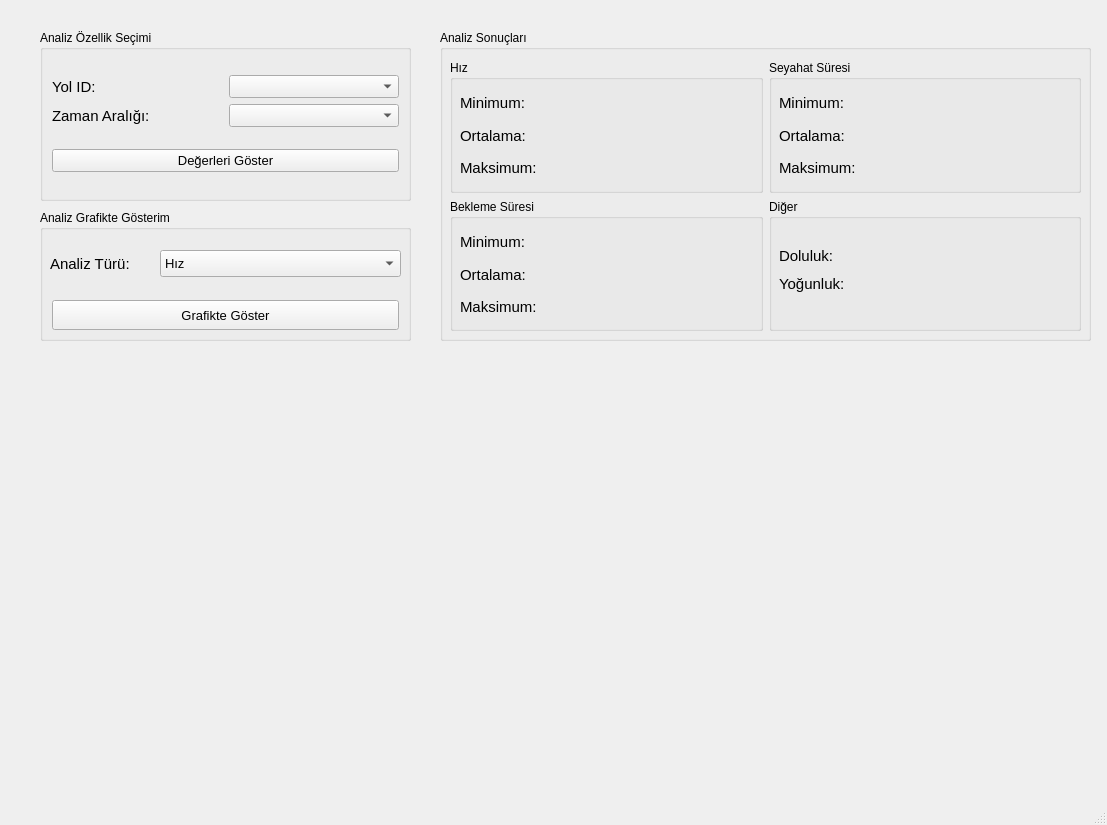
<?xml version="1.0" encoding="UTF-8"?>
<ui version="4.0">
 <class>MainWindow</class>
 <widget class="QMainWindow" name="MainWindow">
  <property name="geometry">
   <rect>
    <x>0</x>
    <y>0</y>
    <width>1107</width>
    <height>825</height>
   </rect>
  </property>
  <property name="sizePolicy">
   <sizepolicy hsizetype="Fixed" vsizetype="Fixed">
    <horstretch>0</horstretch>
    <verstretch>0</verstretch>
   </sizepolicy>
  </property>
  <property name="windowTitle">
   <string>Analiz Görselleştirme Programı</string>
  </property>
  <widget class="QWidget" name="centralwidget">
   <widget class="QGroupBox" name="groupBox">
    <property name="geometry">
     <rect>
      <x>40</x>
      <y>30</y>
      <width>371</width>
      <height>171</height>
     </rect>
    </property>
    <property name="sizePolicy">
     <sizepolicy hsizetype="Preferred" vsizetype="Preferred">
      <horstretch>0</horstretch>
      <verstretch>0</verstretch>
     </sizepolicy>
    </property>
    <property name="font">
     <font>
      <pointsize>9</pointsize>
     </font>
    </property>
    <property name="title">
     <string>Analiz Özellik Seçimi</string>
    </property>
    <layout class="QVBoxLayout" name="verticalLayout">
     <item>
      <layout class="QGridLayout" name="gridLayout">
       <property name="sizeConstraint">
        <enum>QLayout::SetDefaultConstraint</enum>
       </property>
       <property name="leftMargin">
        <number>0</number>
       </property>
       <property name="rightMargin">
        <number>0</number>
       </property>
       <item row="1" column="1">
        <widget class="QComboBox" name="cboxTimeLabel">
         <property name="font">
          <font>
           <pointsize>10</pointsize>
           <weight>50</weight>
           <bold>false</bold>
          </font>
         </property>
         <property name="currentText">
          <string/>
         </property>
        </widget>
       </item>
       <item row="0" column="0">
        <widget class="QLabel" name="label_1">
         <property name="font">
          <font>
           <pointsize>11</pointsize>
           <weight>50</weight>
           <bold>false</bold>
          </font>
         </property>
         <property name="text">
          <string>Yol ID:</string>
         </property>
        </widget>
       </item>
       <item row="0" column="1">
        <widget class="QComboBox" name="cboxYolID">
         <property name="font">
          <font>
           <pointsize>10</pointsize>
           <weight>50</weight>
           <bold>false</bold>
          </font>
         </property>
        </widget>
       </item>
       <item row="1" column="0">
        <widget class="QLabel" name="label_2">
         <property name="font">
          <font>
           <pointsize>11</pointsize>
           <weight>50</weight>
           <bold>false</bold>
          </font>
         </property>
         <property name="text">
          <string>Zaman Aralığı:</string>
         </property>
        </widget>
       </item>
      </layout>
     </item>
     <item>
      <widget class="QPushButton" name="pushButton">
       <property name="font">
        <font>
         <pointsize>10</pointsize>
        </font>
       </property>
       <property name="text">
        <string>Değerleri Göster</string>
       </property>
      </widget>
     </item>
    </layout>
   </widget>
   <widget class="QGroupBox" name="groupBox_2">
    <property name="geometry">
     <rect>
      <x>440</x>
      <y>30</y>
      <width>651</width>
      <height>311</height>
     </rect>
    </property>
    <property name="sizePolicy">
     <sizepolicy hsizetype="Preferred" vsizetype="Preferred">
      <horstretch>0</horstretch>
      <verstretch>0</verstretch>
     </sizepolicy>
    </property>
    <property name="font">
     <font>
      <pointsize>9</pointsize>
     </font>
    </property>
    <property name="title">
     <string>Analiz Sonuçları</string>
    </property>
    <widget class="QWidget" name="gridLayoutWidget_4">
     <property name="geometry">
      <rect>
       <x>10</x>
       <y>30</y>
       <width>631</width>
       <height>271</height>
      </rect>
     </property>
     <layout class="QGridLayout" name="gridLayout_4">
      <item row="1" column="0">
       <widget class="QGroupBox" name="groupBox_5">
        <property name="title">
         <string>Bekleme Süresi</string>
        </property>
        <widget class="QWidget" name="gridLayoutWidget_6">
         <property name="geometry">
          <rect>
           <x>10</x>
           <y>30</y>
           <width>301</width>
           <height>91</height>
          </rect>
         </property>
         <layout class="QGridLayout" name="gridLayout_6">
          <item row="1" column="1">
           <widget class="QLabel" name="lblAvgWt">
            <property name="font">
             <font>
              <pointsize>11</pointsize>
              <weight>50</weight>
              <bold>false</bold>
             </font>
            </property>
            <property name="text">
             <string/>
            </property>
           </widget>
          </item>
          <item row="0" column="0">
           <widget class="QLabel" name="label_17">
            <property name="font">
             <font>
              <pointsize>11</pointsize>
              <weight>50</weight>
              <bold>false</bold>
             </font>
            </property>
            <property name="text">
             <string>Minimum:</string>
            </property>
           </widget>
          </item>
          <item row="0" column="1">
           <widget class="QLabel" name="lblMinWt">
            <property name="font">
             <font>
              <pointsize>11</pointsize>
              <weight>50</weight>
              <bold>false</bold>
             </font>
            </property>
            <property name="text">
             <string/>
            </property>
           </widget>
          </item>
          <item row="1" column="0">
           <widget class="QLabel" name="label_18">
            <property name="font">
             <font>
              <pointsize>11</pointsize>
              <weight>50</weight>
              <bold>false</bold>
             </font>
            </property>
            <property name="text">
             <string>Ortalama:</string>
            </property>
           </widget>
          </item>
          <item row="2" column="0">
           <widget class="QLabel" name="label_19">
            <property name="font">
             <font>
              <pointsize>11</pointsize>
              <weight>50</weight>
              <bold>false</bold>
             </font>
            </property>
            <property name="text">
             <string>Maksimum:</string>
            </property>
           </widget>
          </item>
          <item row="2" column="1">
           <widget class="QLabel" name="lblMaxWt">
            <property name="font">
             <font>
              <pointsize>11</pointsize>
              <weight>50</weight>
              <bold>false</bold>
             </font>
            </property>
            <property name="text">
             <string/>
            </property>
           </widget>
          </item>
         </layout>
        </widget>
       </widget>
      </item>
      <item row="0" column="1">
       <widget class="QGroupBox" name="groupBox_4">
        <property name="title">
         <string>Seyahat Süresi</string>
        </property>
        <widget class="QWidget" name="gridLayoutWidget_5">
         <property name="geometry">
          <rect>
           <x>10</x>
           <y>30</y>
           <width>291</width>
           <height>91</height>
          </rect>
         </property>
         <layout class="QGridLayout" name="gridLayout_5">
          <item row="1" column="1">
           <widget class="QLabel" name="lblAvgTt">
            <property name="font">
             <font>
              <pointsize>11</pointsize>
              <weight>50</weight>
              <bold>false</bold>
             </font>
            </property>
            <property name="text">
             <string/>
            </property>
           </widget>
          </item>
          <item row="0" column="0">
           <widget class="QLabel" name="label_14">
            <property name="font">
             <font>
              <pointsize>11</pointsize>
              <weight>50</weight>
              <bold>false</bold>
             </font>
            </property>
            <property name="text">
             <string>Minimum:</string>
            </property>
           </widget>
          </item>
          <item row="0" column="1">
           <widget class="QLabel" name="lblMinTt">
            <property name="font">
             <font>
              <pointsize>11</pointsize>
              <weight>50</weight>
              <bold>false</bold>
             </font>
            </property>
            <property name="text">
             <string/>
            </property>
           </widget>
          </item>
          <item row="1" column="0">
           <widget class="QLabel" name="label_15">
            <property name="font">
             <font>
              <pointsize>11</pointsize>
              <weight>50</weight>
              <bold>false</bold>
             </font>
            </property>
            <property name="text">
             <string>Ortalama:</string>
            </property>
           </widget>
          </item>
          <item row="2" column="0">
           <widget class="QLabel" name="label_16">
            <property name="font">
             <font>
              <pointsize>11</pointsize>
              <weight>50</weight>
              <bold>false</bold>
             </font>
            </property>
            <property name="text">
             <string>Maksimum:</string>
            </property>
           </widget>
          </item>
          <item row="2" column="1">
           <widget class="QLabel" name="lblMaxTt">
            <property name="font">
             <font>
              <pointsize>11</pointsize>
              <weight>50</weight>
              <bold>false</bold>
             </font>
            </property>
            <property name="text">
             <string/>
            </property>
           </widget>
          </item>
         </layout>
        </widget>
       </widget>
      </item>
      <item row="0" column="0">
       <widget class="QGroupBox" name="groupBox_3">
        <property name="title">
         <string>Hız</string>
        </property>
        <widget class="QWidget" name="gridLayoutWidget_2">
         <property name="geometry">
          <rect>
           <x>10</x>
           <y>30</y>
           <width>301</width>
           <height>91</height>
          </rect>
         </property>
         <layout class="QGridLayout" name="gridLayout_2">
          <item row="1" column="1">
           <widget class="QLabel" name="lblAvgSpeed">
            <property name="font">
             <font>
              <pointsize>11</pointsize>
              <weight>50</weight>
              <bold>false</bold>
             </font>
            </property>
            <property name="text">
             <string/>
            </property>
           </widget>
          </item>
          <item row="0" column="0">
           <widget class="QLabel" name="label_4">
            <property name="font">
             <font>
              <pointsize>11</pointsize>
              <weight>50</weight>
              <bold>false</bold>
             </font>
            </property>
            <property name="text">
             <string>Minimum:</string>
            </property>
           </widget>
          </item>
          <item row="0" column="1">
           <widget class="QLabel" name="lblMinSpeed">
            <property name="font">
             <font>
              <pointsize>11</pointsize>
              <weight>50</weight>
              <bold>false</bold>
             </font>
            </property>
            <property name="text">
             <string/>
            </property>
           </widget>
          </item>
          <item row="1" column="0">
           <widget class="QLabel" name="label_9">
            <property name="font">
             <font>
              <pointsize>11</pointsize>
              <weight>50</weight>
              <bold>false</bold>
             </font>
            </property>
            <property name="text">
             <string>Ortalama:</string>
            </property>
           </widget>
          </item>
          <item row="2" column="0">
           <widget class="QLabel" name="label_10">
            <property name="font">
             <font>
              <pointsize>11</pointsize>
              <weight>50</weight>
              <bold>false</bold>
             </font>
            </property>
            <property name="text">
             <string>Maksimum:</string>
            </property>
           </widget>
          </item>
          <item row="2" column="1">
           <widget class="QLabel" name="lblMaxSpeed">
            <property name="font">
             <font>
              <pointsize>11</pointsize>
              <weight>50</weight>
              <bold>false</bold>
             </font>
            </property>
            <property name="text">
             <string/>
            </property>
           </widget>
          </item>
         </layout>
        </widget>
       </widget>
      </item>
      <item row="1" column="1">
       <widget class="QGroupBox" name="groupBox_6">
        <property name="title">
         <string>Diğer</string>
        </property>
        <widget class="QLabel" name="lblDensity">
         <property name="geometry">
          <rect>
           <x>120</x>
           <y>72</y>
           <width>128</width>
           <height>25</height>
          </rect>
         </property>
         <property name="font">
          <font>
           <pointsize>11</pointsize>
           <weight>50</weight>
           <bold>false</bold>
          </font>
         </property>
         <property name="text">
          <string/>
         </property>
        </widget>
        <widget class="QLabel" name="lblOccupancy">
         <property name="geometry">
          <rect>
           <x>120</x>
           <y>44</y>
           <width>128</width>
           <height>25</height>
          </rect>
         </property>
         <property name="font">
          <font>
           <pointsize>11</pointsize>
           <weight>50</weight>
           <bold>false</bold>
          </font>
         </property>
         <property name="text">
          <string/>
         </property>
        </widget>
        <widget class="QLabel" name="label_5">
         <property name="geometry">
          <rect>
           <x>10</x>
           <y>72</y>
           <width>91</width>
           <height>25</height>
          </rect>
         </property>
         <property name="font">
          <font>
           <pointsize>11</pointsize>
           <weight>50</weight>
           <bold>false</bold>
          </font>
         </property>
         <property name="text">
          <string>Yoğunluk:</string>
         </property>
        </widget>
        <widget class="QLabel" name="label_20">
         <property name="geometry">
          <rect>
           <x>10</x>
           <y>44</y>
           <width>91</width>
           <height>25</height>
          </rect>
         </property>
         <property name="font">
          <font>
           <pointsize>11</pointsize>
           <weight>50</weight>
           <bold>false</bold>
          </font>
         </property>
         <property name="text">
          <string>Doluluk:</string>
         </property>
        </widget>
       </widget>
      </item>
     </layout>
    </widget>
   </widget>
   <widget class="QGroupBox" name="groupBox_7">
    <property name="geometry">
     <rect>
      <x>40</x>
      <y>210</y>
      <width>371</width>
      <height>131</height>
     </rect>
    </property>
    <property name="font">
     <font>
      <pointsize>9</pointsize>
     </font>
    </property>
    <property name="title">
     <string>Analiz Grafikte Gösterim</string>
    </property>
    <widget class="QLabel" name="label_3">
     <property name="geometry">
      <rect>
       <x>10</x>
       <y>40</y>
       <width>121</width>
       <height>27</height>
      </rect>
     </property>
     <property name="font">
      <font>
       <pointsize>11</pointsize>
       <weight>50</weight>
       <bold>false</bold>
      </font>
     </property>
     <property name="text">
      <string>Analiz Türü:</string>
     </property>
    </widget>
    <widget class="QComboBox" name="cboxAnalysisType">
     <property name="geometry">
      <rect>
       <x>120</x>
       <y>40</y>
       <width>241</width>
       <height>27</height>
      </rect>
     </property>
     <property name="font">
      <font>
       <pointsize>10</pointsize>
       <weight>50</weight>
       <bold>false</bold>
      </font>
     </property>
     <property name="editable">
      <bool>false</bool>
     </property>
     <property name="currentText">
      <string>Hız</string>
     </property>
     <item>
      <property name="text">
       <string>Hız</string>
      </property>
     </item>
     <item>
      <property name="text">
       <string>Seyahat Süresi</string>
      </property>
     </item>
     <item>
      <property name="text">
       <string>Bekleme Süresi</string>
      </property>
     </item>
     <item>
      <property name="text">
       <string>Yoğunluk</string>
      </property>
     </item>
     <item>
      <property name="text">
       <string>Doluluk</string>
      </property>
     </item>
    </widget>
    <widget class="QPushButton" name="pushButton_2">
     <property name="geometry">
      <rect>
       <x>12</x>
       <y>90</y>
       <width>347</width>
       <height>30</height>
      </rect>
     </property>
     <property name="font">
      <font>
       <pointsize>10</pointsize>
      </font>
     </property>
     <property name="text">
      <string>Grafikte Göster</string>
     </property>
    </widget>
   </widget>
  </widget>
  <widget class="QMenuBar" name="menubar">
   <property name="geometry">
    <rect>
     <x>0</x>
     <y>0</y>
     <width>1107</width>
     <height>26</height>
    </rect>
   </property>
  </widget>
  <widget class="QStatusBar" name="statusbar"/>
 </widget>
 <resources/>
 <connections>
  <connection>
   <sender>pushButton</sender>
   <signal>clicked()</signal>
   <receiver>MainWindow</receiver>
   <slot>setAnalysisResult()</slot>
   <hints>
    <hint type="sourcelabel">
     <x>242</x>
     <y>195</y>
    </hint>
    <hint type="destinationlabel">
     <x>192</x>
     <y>276</y>
    </hint>
   </hints>
  </connection>
  <connection>
   <sender>pushButton_2</sender>
   <signal>clicked()</signal>
   <receiver>MainWindow</receiver>
   <slot>setGraphic()</slot>
   <hints>
    <hint type="sourcelabel">
     <x>254</x>
     <y>444</y>
    </hint>
    <hint type="destinationlabel">
     <x>264</x>
     <y>520</y>
    </hint>
   </hints>
  </connection>
 </connections>
 <slots>
  <slot>setAnalysisResult()</slot>
  <slot>setGraphic()</slot>
 </slots>
</ui>
